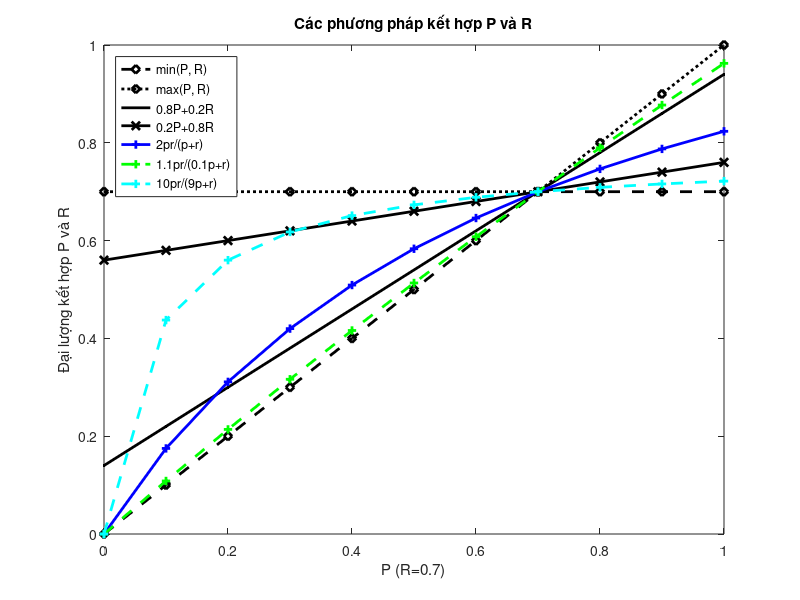

Recreate this plot in MATLAB.
figure(1, 'position',[0,0,1280,800]);

r = 0.7
p = 0:0.1:1.0
plot(p, min(p, r), "kd--;min(P, R);", "linewidth", 2)
legend("location", "northwest")
title("Các phương pháp kết hợp P và R")
xlabel("P (R=0.7)")
ylabel("Đại lượng kết hợp P và R")

hold on
plot(p, max(p, r), "kd:;max(P, R);", "linewidth", 2)
hold on
plot(p, 0.8 * p + 0.2 * r, "k.-;0.8P+0.2R;", "linewidth", 2)
hold on
plot(p, 0.2 * p + 0.8 * r, "kx-;0.2P+0.8R;", "linewidth", 2)
hold on
plot(p, 2 * p * r ./ (p + r), "b+-;2pr/(p+r);", "linewidth", 2)
hold on
plot(p, 1.1 * p * r ./ (0.1*p + r), "g+--;1.1pr/(0.1p+r);", "linewidth", 2)
hold on
plot(p, 10 * p * r ./ (9*p + r), "c+--;10pr/(9p+r);", "linewidth", 2)